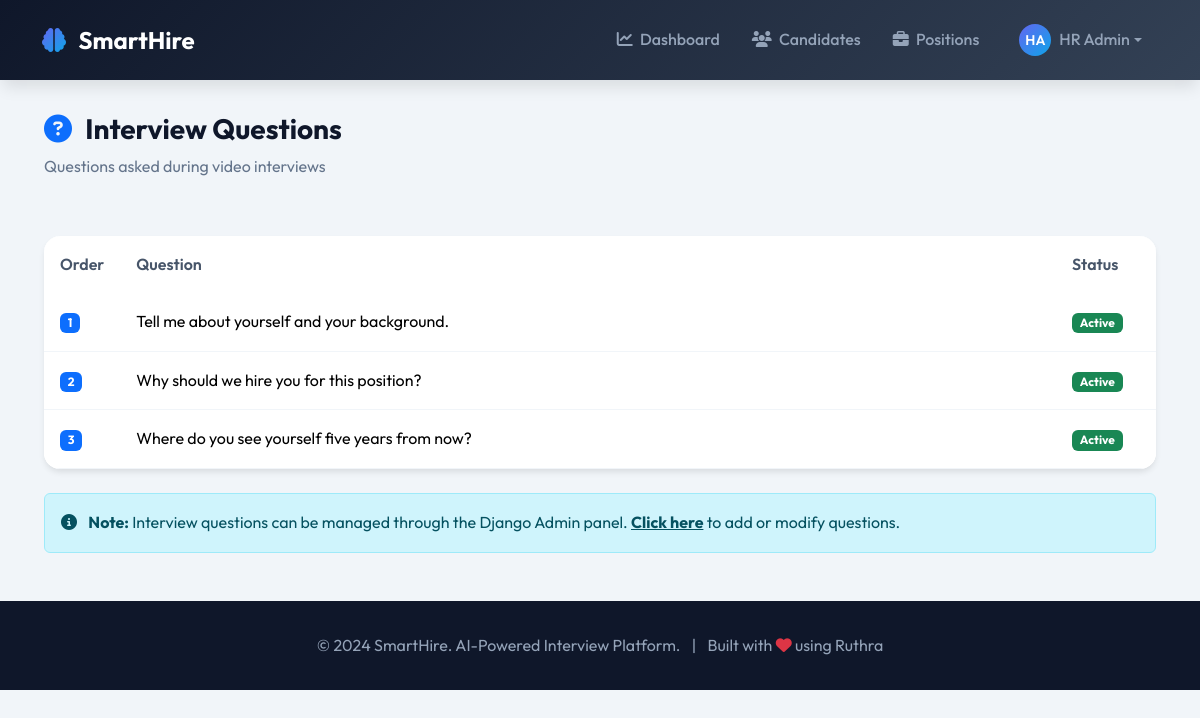
The app's page /hr/questions/ (signed in) with its own data.
### interviews/models.py (models this page shows, shortened)
class User(AbstractUser):
    class Role(models.TextChoices):
        CANDIDATE = 'candidate', 'Candidate'
        HR = 'hr', 'HR/Interviewer'
        ADMIN = 'admin', 'Administrator'
    role = models.CharField(
        max_length=20,
        choices=Role.choices,
        default=Role.CANDIDATE
    )
    phone = models.CharField(max_length=15, blank=True, null=True)
    created_at = models.DateTimeField(auto_now_add=True)
    updated_at = models.DateTimeField(auto_now=True)
    class Meta:
        verbose_name = 'User'
        verbose_name_plural = 'Users'
    @property
    def is_candidate(self):
        return self.role == self.Role.CANDIDATE
    @property
    def is_hr(self):
        return self.role == self.Role.HR

class InterviewQuestion(models.Model):
    text = models.TextField()
    order = models.PositiveIntegerField(default=0)
    is_active = models.BooleanField(default=True)
    class Meta:
        verbose_name = 'Interview Question'
        verbose_name_plural = 'Interview Questions'
        ordering = ['order']

### interviews/views.py (the view)
# urls.py: path('hr/questions/', views.InterviewQuestionListView.as_view(), name='question_list'),
class InterviewQuestionListView(LoginRequiredMixin, HRMixin, ListView):
    template_name = 'hr/question_list.html'
    model = InterviewQuestion
    context_object_name = 'questions'
    ordering = ['order']

### interviews/views.py (called while the page is built)
    def test_func(self):
        return self.request.user.is_authenticated and (
            self.request.user.is_hr or self.request.user.is_admin_user or self.request.user.is_superuser
        )

### templates/hr/question_list.html (shortened to what this page needs)
{% extends 'base.html' %}
{% block content %}
<div class="page-content">
    <div class="container">
        <div class="row mb-4">
            <div class="col-12">
                <h2 class="page-title">
                    <i class="fas fa-question-circle me-2 text-primary"></i> Interview Questions
                </h2>
                <p class="page-subtitle">Questions asked during video interviews</p>
            </div>
        </div>
        <div class="card-custom fade-in">
            <div class="card-body p-0">
                {% if questions %}
                <div class="table-responsive">
                    <table class="table table-custom mb-0">
                        <thead>
                            <tr>
                                <th width="60">Order</th>
                                <th>Question</th>
                                <th width="100">Status</th>
                            </tr>
                        </thead>
                        <tbody>
                            {% for question in questions %}
                            <tr>
                                <td>
                                    <span class="badge bg-primary">{{ question.order }}</span>
                                </td>
                                <td>{{ question.text }}</td>
                                <td>
                                    {% if question.is_active %}
                                    <span class="badge bg-success">Active</span>
                                    {% else %}
                                    <span class="badge bg-secondary">Inactive</span>
                                    {% endif %}
                                </td>
                            </tr>
                            {% endfor %}
                        </tbody>
                    </table>
                </div>
                {% endif %}
            </div>
        </div>
        <div class="alert alert-info mt-4">
            <i class="fas fa-info-circle me-2"></i>
            <strong>Note:</strong> Interview questions can be managed through the Django Admin panel.
            <a href="/admin/interviews/interviewquestion/" class="alert-link">Click here</a> to add or modify questions.
        </div>
    </div>
</div>
{% endblock %}

### templates/base.html (shortened to what this page needs)
<!DOCTYPE html>
<html lang="en">
<head>
    <link href="https://cdn.jsdelivr.net/npm/bootstrap@5.3.2/dist/css/bootstrap.min.css" rel="stylesheet">
    <link rel="stylesheet" href="https://cdnjs.cloudflare.com/ajax/libs/font-awesome/6.5.1/css/all.min.css">
</head>
<body>
    <nav class="navbar navbar-expand-lg navbar-custom">
        <div class="container">
            <a class="navbar-brand" href="{% url 'home' %}">
                <i class="fas fa-brain"></i> SmartHire
            </a>
            <div class="collapse navbar-collapse" id="navbarNav">
                <ul class="navbar-nav ms-auto align-items-center">
                    {% if user.is_authenticated %}
                        {% if user.is_candidate %}
                            <li class="nav-item">
                                <a class="nav-link" href="{% url 'candidate_dashboard' %}">
                                    <i class="fas fa-home me-1"></i> Dashboard
                                </a>
                            </li>
                            <li class="nav-item">
                                <a class="nav-link" href="{% url 'candidate_profile' %}">
                                    <i class="fas fa-user me-1"></i> Profile
                                </a>
                            </li>
                        {% else %}
                            <li class="nav-item">
                                <a class="nav-link" href="{% url 'hr_dashboard' %}">
                                    <i class="fas fa-chart-line me-1"></i> Dashboard
                                </a>
                            </li>
                            <li class="nav-item">
                                <a class="nav-link" href="{% url 'candidate_list' %}">
                                    <i class="fas fa-users me-1"></i> Candidates
                                </a>
                            </li>
                            <li class="nav-item">
                                <a class="nav-link" href="{% url 'position_list' %}">
                                    <i class="fas fa-briefcase me-1"></i> Positions
                                </a>
                            </li>
                        {% endif %}
                        <li class="nav-item dropdown ms-2">
                            <a class="nav-link dropdown-toggle d-flex align-items-center" href="#" data-bs-toggle="dropdown">
                                <div class="avatar me-2" style="width: 32px; height: 32px; font-size: 0.875rem;">
                                    {{ user.first_name|slice:":1"|upper }}{{ user.last_name|slice:":1"|upper }}
                                </div>
                                {{ user.get_full_name|default:user.username }}
                            </a>
                        </li>
                    {% endif %}
                </ul>
            </div>
        </div>
    </nav>
    {% block content %}{% endblock %}
    <footer class="footer">
        <div class="container text-center">
            <p class="mb-0">
                © 2024 SmartHire. AI-Powered Interview Platform.
                <span class="mx-2">|</span>
                Built with <i class="fas fa-heart text-danger"></i> using Ruthra
            </p>
        </div>
    </footer>
</body>
</html>

### templates/base.html (style rules this page uses)
:root { --primary: #6366f1; --primary-dark: #4f46e5; --primary-light: #818cf8; --secondary: #0ea5e9; --accent: #f472b6; --success: #10b981; --warning: #f59e0b; --danger: #ef4444; --dark: #0f172a; --gray-900: #1e293b; --gray-800: #334155; --gray-700: #475569; --gray-600: #64748b; --gray-400: #94a3b8; --gray-200: #e2e8f0; --gray-100: #f1f5f9; --white: #ffffff; --gradient-primary: linear-gradient(135deg, var(--primary) 0%, var(--secondary) 100%); --gradient-accent: linear-gradient(135deg, var(--accent) 0%, var(--primary) 100%); --gradient-dark: linear-gradient(135deg, var(--dark) 0%, var(--gray-800) 100%); --shadow-sm: 0 1px 2px 0 rgb(0 0 0 / 0.05); --shadow: 0 4px 6px -1px rgb(0 0 0 / 0.1); --shadow-lg: 0 10px 15px -3px rgb(0 0 0 / 0.1); --shadow-xl: 0 25px 50px -12px rgb(0 0 0 / 0.25); --radius-sm: 0.375rem; --radius: 0.5rem; --radius-lg: 0.75rem; --radius-xl: 1rem; --radius-2xl: 1.5rem; }
* { margin: 0; padding: 0; box-sizing: border-box; }
body { font-family: 'Outfit', sans-serif; background: var(--gray-100); color: var(--gray-900); line-height: 1.6; min-height: 100vh; }
.navbar-custom { background: var(--gradient-dark); padding: 1rem 0; box-shadow: var(--shadow-lg); }
.navbar-brand { font-weight: 700; font-size: 1.5rem; color: var(--white) !important; }
.navbar-brand i { background: var(--gradient-primary); -webkit-background-clip: text; -webkit-text-fill-color: transparent; margin-right: 0.5rem; }
.nav-link { color: var(--gray-400) !important; font-weight: 500; transition: all 0.3s ease; padding: 0.5rem 1rem !important; border-radius: var(--radius); }
.card-custom { background: var(--white); border: none; border-radius: var(--radius-xl); box-shadow: var(--shadow); transition: all 0.3s ease; overflow: hidden; }
.table-custom { background: var(--white); border-radius: var(--radius-xl); overflow: hidden; }
.table-custom thead { background: var(--gray-100); }
.table-custom th { font-weight: 600; color: var(--gray-700); padding: 1rem; border: none; }
.table-custom td { padding: 1rem; vertical-align: middle; border-bottom: 1px solid var(--gray-100); }
.fade-in { animation: fadeIn 0.5s ease forwards; }
.page-content { padding: 2rem; }
.page-title { font-size: 1.75rem; font-weight: 700; color: var(--dark); margin-bottom: 0.5rem; }
.page-subtitle { color: var(--gray-600); margin-bottom: 2rem; }
.avatar { width: 48px; height: 48px; border-radius: 50%; background: var(--gradient-primary); display: flex; align-items: center; justify-content: center; color: var(--white); font-weight: 600; font-size: 1.25rem; }
.footer { background: var(--dark); color: var(--gray-400); padding: 2rem 0; margin-top: auto; }

### records on screen
User: first_name "H", last_name "A", get_full_name "HR Admin"
InterviewQuestion: order "1", text "Tell me about yourself and your background.", is_active "Active"
InterviewQuestion: order "2", text "Why should we hire you for this position?", is_active "Active"
InterviewQuestion: order "3", text "Where do you see yourself five years from now?", is_active "Active"
